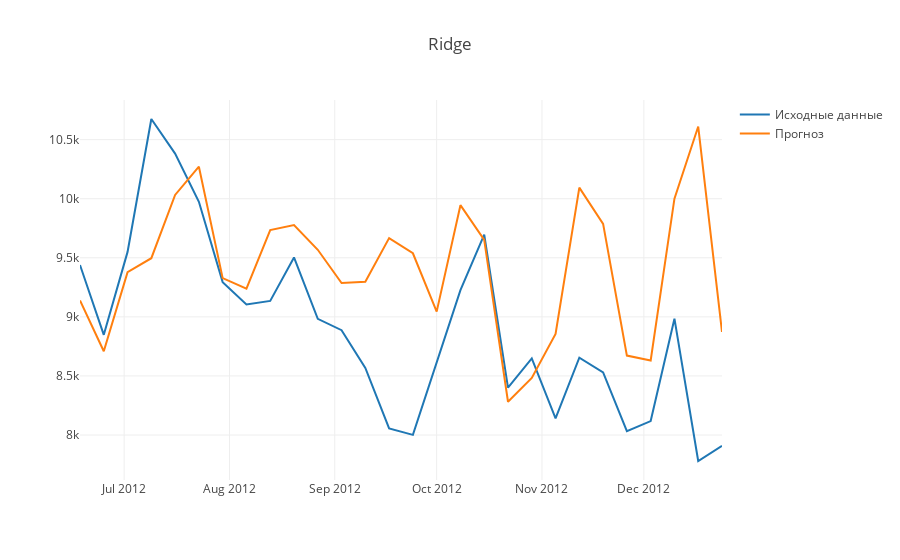

The notebook cell saved with this chart:
### Markdown cell above
На графике видно, что модель неплохо обучилась, но случаются выбросы. Попробуем добавить регуляризацию.

### Code cell
param_grid = {'alpha': [0.01, 0.03, 0.1, 0.3, 1, 3, 10, 30, 100],
              'solver': ['sag', 'lsqr']}

ridge = Ridge()
ridge_cv = GridSearchCV(ridge,
                     param_grid=param_grid)
ridge_cv.fit(X_train, y_train)
ridge_predict = ridge_cv.predict(X_test)

plotly_df(pd.DataFrame({'Исходные данные': y_test, 'Прогноз': ridge_predict}, index=learning_samples.index[116:]),
          title=f'Ridge')

### Figure 1 — Plotly figure (JSON) as saved in the notebook; plotly's stock layout.template omitted (floating-point values rounded to 4 significant figures)
{"data": [{"mode": "lines", "name": "Исходные данные", "type": "scatter", "x": ["2012-06-18", "2012-06-25", "2012-07-02", "2012-07-09", "2012-07-16", "2012-07-23", "2012-07-30", "2012-08-06", "2012-08-13", "2012-08-20", "2012-08-27", "2012-09-03", "2012-09-10", "2012-09-17", "2012-09-24", "2012-10-01", "2012-10-08", "2012-10-15", "2012-10-22", "2012-10-29", "2012-11-05", "2012-11-12", "2012-11-19", "2012-11-26", "2012-12-03", "2012-12-10", "2012-12-17", "2012-12-24"], "y": [9439, 8848, 9550, 10675, 10382, 9974, 9294, 9105, 9135, 9503, 8983, 8887, 8568, 8056, 8001, 8606, 9226, 9696, 8401, 8649, 8140, 8654, 8530, 8032, 8118, 8985, 7780, 7908]}, {"mode": "lines", "name": "Прогноз", "type": "scatter", "x": ["2012-06-18", "2012-06-25", "2012-07-02", "2012-07-09", "2012-07-16", "2012-07-23", "2012-07-30", "2012-08-06", "2012-08-13", "2012-08-20", "2012-08-27", "2012-09-03", "2012-09-10", "2012-09-17", "2012-09-24", "2012-10-01", "2012-10-08", "2012-10-15", "2012-10-22", "2012-10-29", "2012-11-05", "2012-11-12", "2012-11-19", "2012-11-26", "2012-12-03", "2012-12-10", "2012-12-17", "2012-12-24"], "y": [9140.0, 8709.0, 9378.0, 9496.0, 10030.0, 10270.0, 9328.0, 9238.0, 9734.0, 9778.0, 9568.0, 9287.0, 9297.0, 9667.0, 9538.0, 9045.0, 9946.0, 9652.0, 8282.0, 8483.0, 8856.0, 10090.0, 9787.0, 8673.0, 8631.0, 10000.0, 10610.0, 8873.0]}], "layout": {"title": "Ridge"}}
